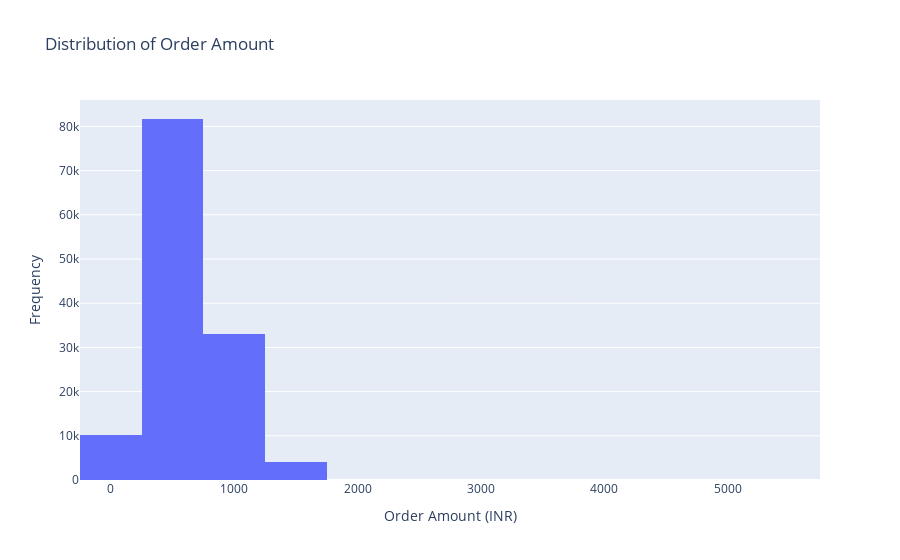

Source (notebook cell):
### Code cell
import plotly.express as px

# Create a histogram using Plotly Express
fig = px.histogram(amazon, x='orderAmount (INR)', nbins=20, title='Distribution of Order Amount')
fig.update_xaxes(title_text='Order Amount (INR)')
fig.update_yaxes(title_text='Frequency')
fig.show()

### Figure 1 — Plotly figure (JSON) as saved in the notebook; plotly's stock layout.template omitted (floating-point values rounded to 4 significant figures; data arrays with more than 128 entries replaced by an {"elided": "..."} marker saying what was removed)
{"data": [{"alignmentgroup": "True", "bingroup": "x", "hovertemplate": "orderAmount (INR)=%{x}<br>count=%{y}<extra></extra>", "legendgroup": "", "marker": {"color": "#636efa", "pattern": {"shape": ""}}, "name": "", "nbinsx": 20, "offsetgroup": "", "orientation": "v", "showlegend": false, "type": "histogram", "x": {"elided": "128975 float values"}, "xaxis": "x", "yaxis": "y"}], "layout": {"barmode": "relative", "legend": {"tracegroupgap": 0}, "title": {"text": "Distribution of Order Amount"}, "xaxis": {"anchor": "y", "domain": [0, 1], "title": {"text": "Order Amount (INR)"}}, "yaxis": {"anchor": "x", "domain": [0, 1], "title": {"text": "Frequency"}}}}
